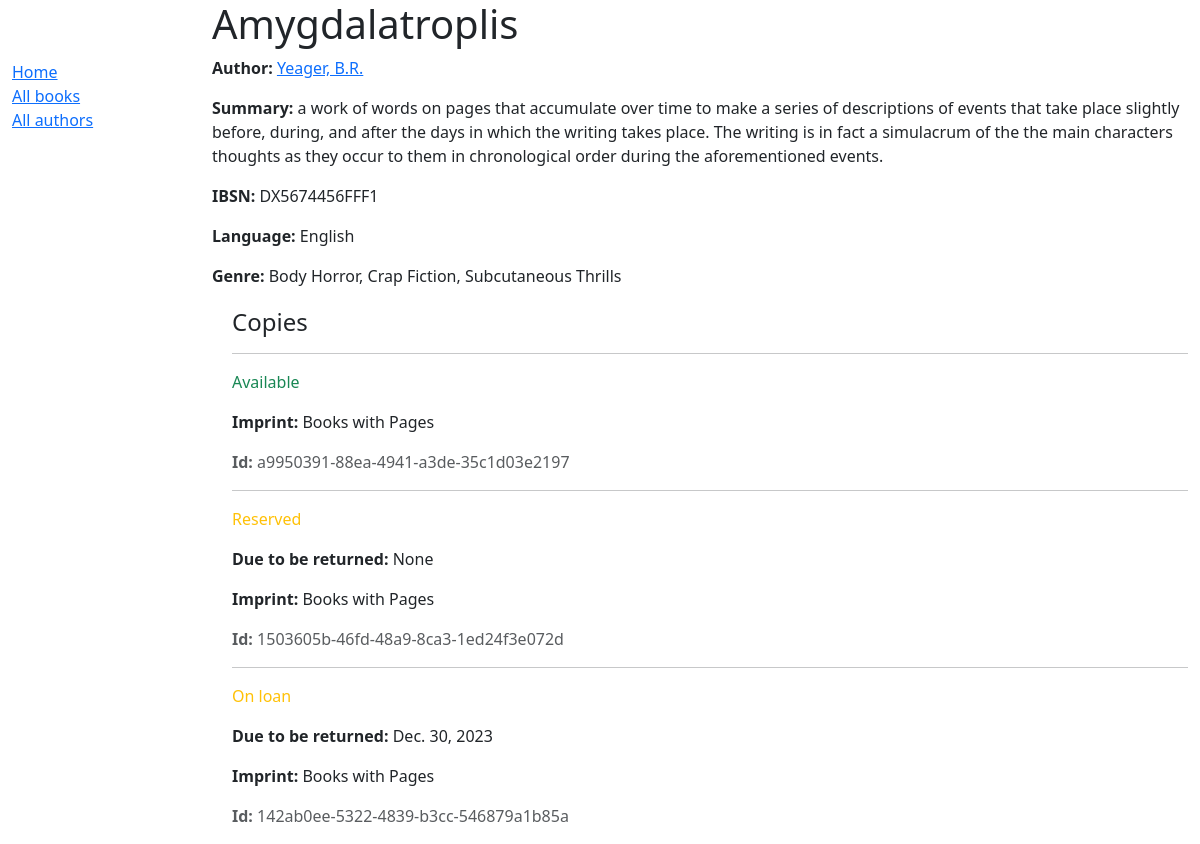
/catalog/book/1, run on the app's committed database.
### catalog/models.py (models this page shows, shortened)
class Book(models.Model):
    title = models.CharField(max_length=200)
    volume = models.IntegerField(null=True, blank=True)
    author = models.ForeignKey('Author', on_delete=models.RESTRICT, null=True)
    summary = models.TextField(
        max_length=1000, help_text="Enter a brief description of the book")
    ibsn = models.CharField('IBSN', max_length=13,
                            unique=True, help_text='13 Characters <a '
                                                   'href="https://www.isbn-international.org/content/what-isbn'
                                                   '">ISBN number</a>')
    genre = models.ManyToManyField(Genre, help_text="Select a genre for this book")
    language = models.ForeignKey(
        'Language', on_delete=models.SET_NULL, null=True)
    def display_genre(self):
        """Create a string for the Genre. This is required to display genre in Admin."""
        return ', '.join(genre.name for genre in self.genre.all()[:3])
    display_genre.short_description = 'Genre'

class Author(models.Model):
    first_name = models.CharField(max_length=100)
    last_name = models.CharField(max_length=100)
    date_of_birth = models.DateField("Born", null=True, blank=True)
    date_of_death = models.DateField('Died', null=True, blank=True)
    nationality = models.CharField(max_length=200, blank=True)
    class Meta:
        ordering = ['last_name', 'first_name']
    def get_absolute_url(self):
        return reverse('author-detail', args=[str(self.id)])
    def __str__(self):
        return f'{self.last_name}, {self.first_name}'

class Language(models.Model):
    name = models.CharField(max_length=200, unique=True,
                            help_text="Enter the book's natural language (e.g. English, French, Japanese etc.)")
    def __str__(self):
        return self.name

class Genre(models.Model):
    name = models.CharField(
        max_length=200,
        unique=True,
        help_text="Enter a book genre (e.g. Science Fiction, French Poetry etc.)"
    )
    def __str__(self):
        return self.name

class BookInstance(models.Model):
    book = models.ForeignKey('Book', on_delete=models.RESTRICT,
                             null=True)
    id = models.UUIDField(primary_key=True, default=uuid.uuid4,
                          help_text="Unique ID for this particular book "
                                    "across the whole library")
    imprint = models.CharField(max_length=200)
    due_back = models.DateField(null=True, blank=True)
    LOAN_STATUS = (
        ('m', 'Maintenance'),
        ('o', 'On loan'),
        ('a', 'Available'),
        ('r', 'Reserved'),
    )
    status = models.CharField(
        max_length=1,
        choices=LOAN_STATUS,
        blank=True,
        default='m',
        help_text='Book availability',
    )
    class Meta:
        ordering = ['book', 'due_back']

### catalog/views.py (the view)
# urls.py: path('book/<int:pk>', views.BookDetailView.as_view(), name='book-detail'),
class BookDetailView(generic.DetailView):
    model = Book

### catalog/templates/catalog/book_detail.html
{% extends "base_generic.html" %}
{% block content %}
  <h1>{{ book.title }}</h1>
  <p><strong>Author:</strong> <a href="{{ book.author.get_absolute_url }}">{{ book.author }}</a></p>
  <p><strong>Summary:</strong> {{ book.summary }}</p>
  <p><strong>IBSN:</strong> {{ book.ibsn }}</p>
  <p><strong>Language:</strong> {{ book.language }}</p>
  <p><strong>Genre:</strong> {{ book.genre.all|join:", " }}</p>
  <div style="margin-left:20px;margin-top:20px">
    <h4>Copies</h4>
    {% for copy in book.bookinstance_set.all %}
      <hr />
      <p
        class="{% if copy.status == 'a' %}text-success{% elif copy.status == 'm' %}text-danger{% else %}text-warning{% endif %}">
        {{ copy.get_status_display }}
      </p>
      {% if copy.status != 'a' %}
        <p><strong>Due to be returned:</strong> {{ copy.due_back }}</p>
      {% endif %}
      <p><strong>Imprint:</strong> {{ copy.imprint }}</p>
      <p class="text-muted"><strong>Id:</strong> {{ copy.id }}</p>
    {% endfor %}
  </div>
{% endblock %}

### data on the page
Book: author "Yeager, B.R.", summary "a work of words on pages that accumulate over time to make a series of descriptions of events that take place slightly before, during, and after the days in which the writing takes place. The writing is in fact a simulacrum of the the main characters thoughts as they occur to them in chronological order during the aforementioned events.", ibsn "DX5674456FFF1", language "English", genre.all "Body Horror, Crap Fiction, Subcutaneous Thrills"
BookInstance: status "Available", imprint "Books with Pages", id "a9950391-88ea-4941-a3de-35c1d03e2197"
BookInstance: status "Reserved", due_back "None", imprint "Books with Pages", id "1503605b-46fd-48a9-8ca3-1ed24f3e072d"
BookInstance: status "On loan", due_back "Dec. 30, 2023", imprint "Books with Pages", id "142ab0ee-5322-4839-b3cc-546879a1b85a"
